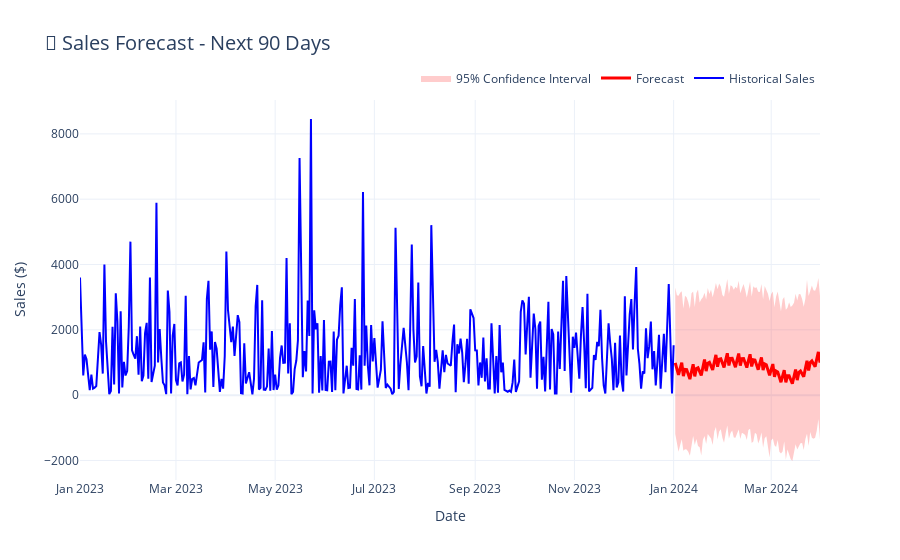

Notebook code for this chart:
### Code cell
# Interactive Forecast Chart

fig_forecast = go.Figure()

# Historical data
fig_forecast.add_trace(go.Scatter(
    x=prophet_df['ds'],
    y=prophet_df['y'],
    name='Historical Sales',
    line=dict(color='blue', width=2),
    mode='lines'
))

# Future forecast
fig_forecast.add_trace(go.Scatter(
    x=future_only['ds'],
    y=future_only['yhat'],
    name='Forecast',
    line=dict(color='red', width=3),
    mode='lines'
))

# Confidence interval (upper)
fig_forecast.add_trace(go.Scatter(
    x=future_only['ds'],
    y=future_only['yhat_upper'],
    name='Upper Bound',
    line=dict(color='rgba(255,0,0,0)', width=0),
    mode='lines',
    showlegend=False
))

# Confidence interval (lower) with fill
fig_forecast.add_trace(go.Scatter(
    x=future_only['ds'],
    y=future_only['yhat_lower'],
    name='95% Confidence Interval',
    line=dict(color='rgba(255,0,0,0)', width=0),
    mode='lines',
    fill='tonexty',
    fillcolor='rgba(255,0,0,0.2)'
))


fig_forecast.update_layout(
    title=dict(text='🔮 Sales Forecast - Next 90 Days', font=dict(size=20)),
    xaxis_title='Date',
    yaxis_title='Sales ($)',
    template='plotly_white',
    hovermode='x unified',
    height=500,
    legend=dict(orientation="h", yanchor="bottom", y=1.02, xanchor="right", x=1)
)

fig_forecast.show()
